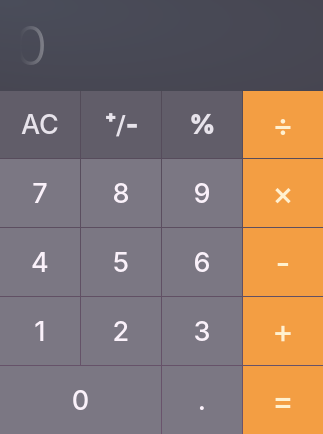
<?xml version="1.0" encoding="UTF-8"?>
<ui version="4.0">
 <class>MainWindow</class>
 <widget class="QMainWindow" name="MainWindow">
  <property name="enabled">
   <bool>true</bool>
  </property>
  <property name="geometry">
   <rect>
    <x>0</x>
    <y>0</y>
    <width>323</width>
    <height>434</height>
   </rect>
  </property>
  <property name="sizePolicy">
   <sizepolicy hsizetype="Preferred" vsizetype="Preferred">
    <horstretch>0</horstretch>
    <verstretch>0</verstretch>
   </sizepolicy>
  </property>
  <property name="minimumSize">
   <size>
    <width>323</width>
    <height>434</height>
   </size>
  </property>
  <property name="maximumSize">
   <size>
    <width>323</width>
    <height>434</height>
   </size>
  </property>
  <property name="windowTitle">
   <string>MainWindow</string>
  </property>
  <property name="styleSheet">
   <string notr="true">background-color:qlineargradient(spread:pad, x1:0.511658, y1:1, x2:0.512, y2:0, stop:0 rgba(107, 84, 109, 255), stop:1 rgba(75, 72, 82, 255));</string>
  </property>
  <widget class="QWidget" name="centralwidget">
   <property name="enabled">
    <bool>true</bool>
   </property>
   <widget class="QPushButton" name="pushButton_point">
    <property name="enabled">
     <bool>true</bool>
    </property>
    <property name="geometry">
     <rect>
      <x>162</x>
      <y>366</y>
      <width>80</width>
      <height>68</height>
     </rect>
    </property>
    <property name="minimumSize">
     <size>
      <width>80</width>
      <height>68</height>
     </size>
    </property>
    <property name="maximumSize">
     <size>
      <width>80</width>
      <height>68</height>
     </size>
    </property>
    <property name="font">
     <font>
      <family>Inter Medium</family>
      <pointsize>20</pointsize>
     </font>
    </property>
    <property name="cursor">
     <cursorShape>PointingHandCursor</cursorShape>
    </property>
    <property name="styleSheet">
     <string notr="true">QPushButton{
	border:0;
	min-width: 80px;
	min-height: 68px;
	max-width: 80px;
	max-height: 68px;
	background-color:rgb(123, 119, 131);
	color:rgb(250, 241, 250);
	font-size:20pt;
}
QPushButton:pressed{
	background-color:rgb(176, 157, 156);
}</string>
    </property>
    <property name="text">
     <string>.</string>
    </property>
    <property name="checkable">
     <bool>false</bool>
    </property>
    <property name="checked">
     <bool>false</bool>
    </property>
   </widget>
   <widget class="QPushButton" name="pushButton_7">
    <property name="enabled">
     <bool>true</bool>
    </property>
    <property name="geometry">
     <rect>
      <x>0</x>
      <y>159</y>
      <width>80</width>
      <height>68</height>
     </rect>
    </property>
    <property name="minimumSize">
     <size>
      <width>80</width>
      <height>68</height>
     </size>
    </property>
    <property name="maximumSize">
     <size>
      <width>80</width>
      <height>68</height>
     </size>
    </property>
    <property name="font">
     <font>
      <family>Inter Medium</family>
      <pointsize>20</pointsize>
     </font>
    </property>
    <property name="cursor">
     <cursorShape>PointingHandCursor</cursorShape>
    </property>
    <property name="styleSheet">
     <string notr="true">QPushButton{
	border:0;
	min-width: 80px;
	min-height: 68px;
	max-width: 80px;
	max-height: 68px;
	background-color:rgb(123, 119, 131);
	color:rgb(250, 241, 250);
	font-size:20pt;
}
QPushButton:pressed{
	background-color:rgb(176, 157, 156);
}</string>
    </property>
    <property name="text">
     <string>7</string>
    </property>
    <property name="checkable">
     <bool>false</bool>
    </property>
    <property name="checked">
     <bool>false</bool>
    </property>
   </widget>
   <widget class="QPushButton" name="pushButton_4">
    <property name="enabled">
     <bool>true</bool>
    </property>
    <property name="geometry">
     <rect>
      <x>0</x>
      <y>228</y>
      <width>80</width>
      <height>68</height>
     </rect>
    </property>
    <property name="minimumSize">
     <size>
      <width>80</width>
      <height>68</height>
     </size>
    </property>
    <property name="maximumSize">
     <size>
      <width>80</width>
      <height>68</height>
     </size>
    </property>
    <property name="font">
     <font>
      <family>Inter Medium</family>
      <pointsize>20</pointsize>
     </font>
    </property>
    <property name="cursor">
     <cursorShape>PointingHandCursor</cursorShape>
    </property>
    <property name="styleSheet">
     <string notr="true">QPushButton{
	border:0;
	min-width: 80px;
	min-height: 68px;
	max-width: 80px;
	max-height: 68px;
	background-color:rgb(123, 119, 131);
	color:rgb(250, 241, 250);
	font-size:20pt;
}
QPushButton:pressed{
	background-color:rgb(176, 157, 156);
}</string>
    </property>
    <property name="text">
     <string>4</string>
    </property>
    <property name="checkable">
     <bool>false</bool>
    </property>
    <property name="checked">
     <bool>false</bool>
    </property>
   </widget>
   <widget class="QPushButton" name="pushButton_9">
    <property name="enabled">
     <bool>true</bool>
    </property>
    <property name="geometry">
     <rect>
      <x>162</x>
      <y>159</y>
      <width>80</width>
      <height>68</height>
     </rect>
    </property>
    <property name="minimumSize">
     <size>
      <width>80</width>
      <height>68</height>
     </size>
    </property>
    <property name="maximumSize">
     <size>
      <width>80</width>
      <height>68</height>
     </size>
    </property>
    <property name="font">
     <font>
      <family>Inter Medium</family>
      <pointsize>20</pointsize>
     </font>
    </property>
    <property name="cursor">
     <cursorShape>PointingHandCursor</cursorShape>
    </property>
    <property name="styleSheet">
     <string notr="true">QPushButton{
	border:0;
	min-width: 80px;
	min-height: 68px;
	max-width: 80px;
	max-height: 68px;
	background-color:rgb(123, 119, 131);
	color:rgb(250, 241, 250);
	font-size:20pt;
}
QPushButton:pressed{
	background-color:rgb(176, 157, 156);
}</string>
    </property>
    <property name="text">
     <string>9</string>
    </property>
    <property name="checkable">
     <bool>false</bool>
    </property>
    <property name="checked">
     <bool>false</bool>
    </property>
   </widget>
   <widget class="QPushButton" name="pushButton_division">
    <property name="enabled">
     <bool>true</bool>
    </property>
    <property name="geometry">
     <rect>
      <x>243</x>
      <y>90</y>
      <width>80</width>
      <height>68</height>
     </rect>
    </property>
    <property name="minimumSize">
     <size>
      <width>80</width>
      <height>68</height>
     </size>
    </property>
    <property name="maximumSize">
     <size>
      <width>80</width>
      <height>68</height>
     </size>
    </property>
    <property name="font">
     <font>
      <family>Inter Medium</family>
      <pointsize>-1</pointsize>
     </font>
    </property>
    <property name="cursor">
     <cursorShape>PointingHandCursor</cursorShape>
    </property>
    <property name="styleSheet">
     <string notr="true">QPushButton{
	border:0;
	min-width: 80px;
	min-height: 68px;
	max-width: 80px;
	max-height: 68px;
	background-color:rgb(243, 158, 67);
	color:rgb(255, 241, 207);
	font-size:32px;
}
QPushButton:pressed{
	background-color:rgb(198, 115, 16);
}</string>
    </property>
    <property name="text">
     <string>÷</string>
    </property>
    <property name="checkable">
     <bool>false</bool>
    </property>
    <property name="checked">
     <bool>false</bool>
    </property>
   </widget>
   <widget class="QPushButton" name="pushButton_minus">
    <property name="enabled">
     <bool>true</bool>
    </property>
    <property name="geometry">
     <rect>
      <x>243</x>
      <y>228</y>
      <width>80</width>
      <height>68</height>
     </rect>
    </property>
    <property name="minimumSize">
     <size>
      <width>80</width>
      <height>68</height>
     </size>
    </property>
    <property name="maximumSize">
     <size>
      <width>80</width>
      <height>68</height>
     </size>
    </property>
    <property name="font">
     <font>
      <family>Inter Medium</family>
      <pointsize>-1</pointsize>
     </font>
    </property>
    <property name="cursor">
     <cursorShape>PointingHandCursor</cursorShape>
    </property>
    <property name="styleSheet">
     <string notr="true">QPushButton{
	border:0;
	min-width: 80px;
	min-height: 68px;
	max-width: 80px;
	max-height: 68px;
	background-color:rgb(243, 158, 67);
	color:rgb(255, 241, 207);
	font-size:32px;
}
QPushButton:pressed{
	background-color:rgb(198, 115, 16);
}</string>
    </property>
    <property name="text">
     <string>-</string>
    </property>
    <property name="checkable">
     <bool>false</bool>
    </property>
    <property name="checked">
     <bool>false</bool>
    </property>
   </widget>
   <widget class="QPushButton" name="pushButton_8">
    <property name="enabled">
     <bool>true</bool>
    </property>
    <property name="geometry">
     <rect>
      <x>81</x>
      <y>159</y>
      <width>80</width>
      <height>68</height>
     </rect>
    </property>
    <property name="minimumSize">
     <size>
      <width>80</width>
      <height>68</height>
     </size>
    </property>
    <property name="maximumSize">
     <size>
      <width>80</width>
      <height>68</height>
     </size>
    </property>
    <property name="font">
     <font>
      <family>Inter Medium</family>
      <pointsize>20</pointsize>
     </font>
    </property>
    <property name="cursor">
     <cursorShape>PointingHandCursor</cursorShape>
    </property>
    <property name="styleSheet">
     <string notr="true">QPushButton{
	border:0;
	min-width: 80px;
	min-height: 68px;
	max-width: 80px;
	max-height: 68px;
	background-color:rgb(123, 119, 131);
	color:rgb(250, 241, 250);
	font-size:20pt;
}
QPushButton:pressed{
	background-color:rgb(176, 157, 156);
}</string>
    </property>
    <property name="text">
     <string>8</string>
    </property>
    <property name="checkable">
     <bool>false</bool>
    </property>
    <property name="checked">
     <bool>false</bool>
    </property>
   </widget>
   <widget class="QPushButton" name="pushButton_3">
    <property name="enabled">
     <bool>true</bool>
    </property>
    <property name="geometry">
     <rect>
      <x>162</x>
      <y>297</y>
      <width>80</width>
      <height>68</height>
     </rect>
    </property>
    <property name="minimumSize">
     <size>
      <width>80</width>
      <height>68</height>
     </size>
    </property>
    <property name="maximumSize">
     <size>
      <width>80</width>
      <height>68</height>
     </size>
    </property>
    <property name="font">
     <font>
      <family>Inter Medium</family>
      <pointsize>20</pointsize>
     </font>
    </property>
    <property name="cursor">
     <cursorShape>PointingHandCursor</cursorShape>
    </property>
    <property name="styleSheet">
     <string notr="true">QPushButton{
	border:0;
	min-width: 80px;
	min-height: 68px;
	max-width: 80px;
	max-height: 68px;
	background-color:rgb(123, 119, 131);
	color:rgb(250, 241, 250);
	font-size:20pt;
}
QPushButton:pressed{
	background-color:rgb(176, 157, 156);
}</string>
    </property>
    <property name="text">
     <string>3</string>
    </property>
    <property name="checkable">
     <bool>false</bool>
    </property>
    <property name="checked">
     <bool>false</bool>
    </property>
   </widget>
   <widget class="QPushButton" name="pushButton_equals">
    <property name="enabled">
     <bool>true</bool>
    </property>
    <property name="geometry">
     <rect>
      <x>243</x>
      <y>366</y>
      <width>80</width>
      <height>68</height>
     </rect>
    </property>
    <property name="minimumSize">
     <size>
      <width>80</width>
      <height>68</height>
     </size>
    </property>
    <property name="maximumSize">
     <size>
      <width>80</width>
      <height>68</height>
     </size>
    </property>
    <property name="font">
     <font>
      <family>Inter Medium</family>
      <pointsize>-1</pointsize>
     </font>
    </property>
    <property name="cursor">
     <cursorShape>PointingHandCursor</cursorShape>
    </property>
    <property name="styleSheet">
     <string notr="true">QPushButton{
	border:0;
	min-width: 80px;
	min-height: 68px;
	max-width: 80px;
	max-height: 68px;
	background-color:rgb(243, 158, 67);
	color:rgb(255, 241, 207);
	font-size:32px;
}
QPushButton:pressed{
	background-color:rgb(198, 115, 16);
}</string>
    </property>
    <property name="text">
     <string>=</string>
    </property>
    <property name="checkable">
     <bool>false</bool>
    </property>
    <property name="checked">
     <bool>false</bool>
    </property>
   </widget>
   <widget class="QPushButton" name="pushButton_1">
    <property name="enabled">
     <bool>true</bool>
    </property>
    <property name="geometry">
     <rect>
      <x>0</x>
      <y>297</y>
      <width>80</width>
      <height>68</height>
     </rect>
    </property>
    <property name="minimumSize">
     <size>
      <width>80</width>
      <height>68</height>
     </size>
    </property>
    <property name="maximumSize">
     <size>
      <width>80</width>
      <height>68</height>
     </size>
    </property>
    <property name="font">
     <font>
      <family>Inter Medium</family>
      <pointsize>20</pointsize>
     </font>
    </property>
    <property name="cursor">
     <cursorShape>PointingHandCursor</cursorShape>
    </property>
    <property name="styleSheet">
     <string notr="true">QPushButton{
	border:0;
	min-width: 80px;
	min-height: 68px;
	max-width: 80px;
	max-height: 68px;
	background-color:rgb(123, 119, 131);
	color:rgb(250, 241, 250);
	font-size:20pt;
}
QPushButton:pressed{
	background-color:rgb(176, 157, 156);
}</string>
    </property>
    <property name="text">
     <string>1</string>
    </property>
    <property name="checkable">
     <bool>false</bool>
    </property>
    <property name="checked">
     <bool>false</bool>
    </property>
   </widget>
   <widget class="QPushButton" name="pushButton_negative">
    <property name="enabled">
     <bool>true</bool>
    </property>
    <property name="geometry">
     <rect>
      <x>81</x>
      <y>90</y>
      <width>80</width>
      <height>68</height>
     </rect>
    </property>
    <property name="minimumSize">
     <size>
      <width>80</width>
      <height>68</height>
     </size>
    </property>
    <property name="maximumSize">
     <size>
      <width>80</width>
      <height>68</height>
     </size>
    </property>
    <property name="font">
     <font>
      <family>Inter SemiBold</family>
      <pointsize>-1</pointsize>
      <bold>true</bold>
     </font>
    </property>
    <property name="cursor">
     <cursorShape>PointingHandCursor</cursorShape>
    </property>
    <property name="styleSheet">
     <string notr="true">QPushButton{
	border:0;
	min-width: 80px;
	min-height: 68px;
	max-width: 80px;
	max-height: 68px;
	background-color:rgb(97, 93, 105);
	color:rgb(231, 227, 235);
	font-size:26px;
}
QPushButton:pressed{
	background-color:rgb(116, 100, 104);
}</string>
    </property>
    <property name="text">
     <string>⁺∕-</string>
    </property>
    <property name="checkable">
     <bool>false</bool>
    </property>
    <property name="checked">
     <bool>false</bool>
    </property>
   </widget>
   <widget class="QPushButton" name="pushButton_percent">
    <property name="enabled">
     <bool>true</bool>
    </property>
    <property name="geometry">
     <rect>
      <x>162</x>
      <y>90</y>
      <width>80</width>
      <height>68</height>
     </rect>
    </property>
    <property name="minimumSize">
     <size>
      <width>80</width>
      <height>68</height>
     </size>
    </property>
    <property name="maximumSize">
     <size>
      <width>80</width>
      <height>68</height>
     </size>
    </property>
    <property name="font">
     <font>
      <family>Inter SemiBold</family>
      <pointsize>-1</pointsize>
      <bold>true</bold>
     </font>
    </property>
    <property name="cursor">
     <cursorShape>PointingHandCursor</cursorShape>
    </property>
    <property name="styleSheet">
     <string notr="true">QPushButton{
	border:0;
	min-width: 80px;
	min-height: 68px;
	max-width: 80px;
	max-height: 68px;
	background-color:rgb(97, 93, 105);
	color:rgb(231, 227, 235);
	font-size:26px;
}
QPushButton:pressed{
	background-color:rgb(116, 100, 104);
}</string>
    </property>
    <property name="text">
     <string>%</string>
    </property>
    <property name="checkable">
     <bool>false</bool>
    </property>
    <property name="checked">
     <bool>false</bool>
    </property>
   </widget>
   <widget class="QPushButton" name="pushButton_0">
    <property name="enabled">
     <bool>true</bool>
    </property>
    <property name="geometry">
     <rect>
      <x>0</x>
      <y>366</y>
      <width>161</width>
      <height>68</height>
     </rect>
    </property>
    <property name="sizePolicy">
     <sizepolicy hsizetype="Fixed" vsizetype="Fixed">
      <horstretch>0</horstretch>
      <verstretch>0</verstretch>
     </sizepolicy>
    </property>
    <property name="minimumSize">
     <size>
      <width>161</width>
      <height>68</height>
     </size>
    </property>
    <property name="maximumSize">
     <size>
      <width>161</width>
      <height>68</height>
     </size>
    </property>
    <property name="font">
     <font>
      <family>Inter Medium</family>
      <pointsize>20</pointsize>
     </font>
    </property>
    <property name="cursor">
     <cursorShape>PointingHandCursor</cursorShape>
    </property>
    <property name="styleSheet">
     <string notr="true">QPushButton{
	border:0;
	min-width: 161px;
	min-height: 68px;
	max-width: 161px;
	max-height: 68px;
	background-color:rgb(123, 119, 131);
	color:rgb(250, 241, 250);
	font-size:20pt;
}
QPushButton:pressed{
	background-color:rgb(176, 157, 156);
}</string>
    </property>
    <property name="text">
     <string>0</string>
    </property>
    <property name="checkable">
     <bool>false</bool>
    </property>
    <property name="checked">
     <bool>false</bool>
    </property>
   </widget>
   <widget class="QPushButton" name="pushButton_multiply">
    <property name="enabled">
     <bool>true</bool>
    </property>
    <property name="geometry">
     <rect>
      <x>243</x>
      <y>159</y>
      <width>80</width>
      <height>68</height>
     </rect>
    </property>
    <property name="minimumSize">
     <size>
      <width>80</width>
      <height>68</height>
     </size>
    </property>
    <property name="maximumSize">
     <size>
      <width>80</width>
      <height>68</height>
     </size>
    </property>
    <property name="font">
     <font>
      <family>Inter Medium</family>
      <pointsize>-1</pointsize>
     </font>
    </property>
    <property name="cursor">
     <cursorShape>PointingHandCursor</cursorShape>
    </property>
    <property name="styleSheet">
     <string notr="true">QPushButton{
	border:0;
	min-width: 80px;
	min-height: 68px;
	max-width: 80px;
	max-height: 68px;
	background-color:rgb(243, 158, 67);
	color:rgb(255, 241, 207);
	font-size:32px;
}
QPushButton:pressed{
	background-color:rgb(198, 115, 16);
}</string>
    </property>
    <property name="text">
     <string>×</string>
    </property>
    <property name="checkable">
     <bool>false</bool>
    </property>
    <property name="checked">
     <bool>false</bool>
    </property>
   </widget>
   <widget class="QPushButton" name="pushButton_clear">
    <property name="enabled">
     <bool>true</bool>
    </property>
    <property name="geometry">
     <rect>
      <x>0</x>
      <y>90</y>
      <width>80</width>
      <height>68</height>
     </rect>
    </property>
    <property name="minimumSize">
     <size>
      <width>80</width>
      <height>68</height>
     </size>
    </property>
    <property name="maximumSize">
     <size>
      <width>80</width>
      <height>68</height>
     </size>
    </property>
    <property name="font">
     <font>
      <family>Inter Medium</family>
      <pointsize>20</pointsize>
     </font>
    </property>
    <property name="cursor">
     <cursorShape>PointingHandCursor</cursorShape>
    </property>
    <property name="styleSheet">
     <string notr="true">QPushButton{
	border:0;
	min-width: 80px;
	min-height: 68px;
	max-width: 80px;
	max-height: 68px;
	background-color:rgb(97, 93, 105);
	color:rgb(231, 227, 235);
}
QPushButton:pressed{
	background-color:rgb(108, 105, 115);
}</string>
    </property>
    <property name="text">
     <string>AC</string>
    </property>
    <property name="checkable">
     <bool>false</bool>
    </property>
    <property name="checked">
     <bool>false</bool>
    </property>
   </widget>
   <widget class="QPushButton" name="pushButton_plus">
    <property name="enabled">
     <bool>true</bool>
    </property>
    <property name="geometry">
     <rect>
      <x>243</x>
      <y>297</y>
      <width>80</width>
      <height>68</height>
     </rect>
    </property>
    <property name="minimumSize">
     <size>
      <width>80</width>
      <height>68</height>
     </size>
    </property>
    <property name="maximumSize">
     <size>
      <width>80</width>
      <height>68</height>
     </size>
    </property>
    <property name="font">
     <font>
      <family>Inter Medium</family>
      <pointsize>-1</pointsize>
     </font>
    </property>
    <property name="cursor">
     <cursorShape>PointingHandCursor</cursorShape>
    </property>
    <property name="styleSheet">
     <string notr="true">QPushButton{
	border:0;
	min-width: 80px;
	min-height: 68px;
	max-width: 80px;
	max-height: 68px;
	background-color:rgb(243, 158, 67);
	color:rgb(255, 241, 207);
	font-size:32px;
}
QPushButton:pressed{
	background-color:rgb(198, 115, 16);
}</string>
    </property>
    <property name="text">
     <string>+</string>
    </property>
    <property name="checkable">
     <bool>false</bool>
    </property>
    <property name="checked">
     <bool>false</bool>
    </property>
   </widget>
   <widget class="QPushButton" name="pushButton_5">
    <property name="enabled">
     <bool>true</bool>
    </property>
    <property name="geometry">
     <rect>
      <x>81</x>
      <y>228</y>
      <width>80</width>
      <height>68</height>
     </rect>
    </property>
    <property name="minimumSize">
     <size>
      <width>80</width>
      <height>68</height>
     </size>
    </property>
    <property name="maximumSize">
     <size>
      <width>80</width>
      <height>68</height>
     </size>
    </property>
    <property name="font">
     <font>
      <family>Inter Medium</family>
      <pointsize>20</pointsize>
     </font>
    </property>
    <property name="cursor">
     <cursorShape>PointingHandCursor</cursorShape>
    </property>
    <property name="styleSheet">
     <string notr="true">QPushButton{
	border:0;
	min-width: 80px;
	min-height: 68px;
	max-width: 80px;
	max-height: 68px;
	background-color:rgb(123, 119, 131);
	color:rgb(250, 241, 250);
	font-size:20pt;
}
QPushButton:pressed{
	background-color:rgb(176, 157, 156);
}</string>
    </property>
    <property name="text">
     <string>5</string>
    </property>
    <property name="checkable">
     <bool>false</bool>
    </property>
    <property name="checked">
     <bool>false</bool>
    </property>
   </widget>
   <widget class="QPushButton" name="pushButton_6">
    <property name="enabled">
     <bool>true</bool>
    </property>
    <property name="geometry">
     <rect>
      <x>162</x>
      <y>228</y>
      <width>80</width>
      <height>68</height>
     </rect>
    </property>
    <property name="minimumSize">
     <size>
      <width>80</width>
      <height>68</height>
     </size>
    </property>
    <property name="maximumSize">
     <size>
      <width>80</width>
      <height>68</height>
     </size>
    </property>
    <property name="font">
     <font>
      <family>Inter Medium</family>
      <pointsize>20</pointsize>
     </font>
    </property>
    <property name="cursor">
     <cursorShape>PointingHandCursor</cursorShape>
    </property>
    <property name="styleSheet">
     <string notr="true">QPushButton{
	border:0;
	min-width: 80px;
	min-height: 68px;
	max-width: 80px;
	max-height: 68px;
	background-color:rgb(123, 119, 131);
	color:rgb(250, 241, 250);
	font-size:20pt;
}
QPushButton:pressed{
	background-color:rgb(176, 157, 156);
}</string>
    </property>
    <property name="text">
     <string>6</string>
    </property>
    <property name="checkable">
     <bool>false</bool>
    </property>
    <property name="checked">
     <bool>false</bool>
    </property>
   </widget>
   <widget class="QLabel" name="label">
    <property name="enabled">
     <bool>true</bool>
    </property>
    <property name="geometry">
     <rect>
      <x>0</x>
      <y>0</y>
      <width>323</width>
      <height>91</height>
     </rect>
    </property>
    <property name="font">
     <font>
      <family>Inter Light</family>
      <pointsize>-1</pointsize>
     </font>
    </property>
    <property name="styleSheet">
     <string notr="true">background-color: qradialgradient(spread:pad, cx:0.993, cy:1, radius:2, fx:0, fy:0, stop:0.00153846 rgba(74, 77, 90, 255), stop:1 rgba(65, 58, 67, 255));
color:white;
border:0;
qproperty-alignment: 'AlignVCenter | AlignRight';
font-size:54px;
padding-right:1px;
color: qlineargradient(x1:20, y1:0, x2:100, y2:0, stop:0 rgba(0,0,0,0), stop:1 #ffffff);
</string>
    </property>
    <property name="text">
     <string>0</string>
    </property>
   </widget>
   <widget class="QPushButton" name="pushButton_2">
    <property name="enabled">
     <bool>true</bool>
    </property>
    <property name="geometry">
     <rect>
      <x>81</x>
      <y>297</y>
      <width>80</width>
      <height>68</height>
     </rect>
    </property>
    <property name="minimumSize">
     <size>
      <width>80</width>
      <height>68</height>
     </size>
    </property>
    <property name="maximumSize">
     <size>
      <width>80</width>
      <height>68</height>
     </size>
    </property>
    <property name="font">
     <font>
      <family>Inter Medium</family>
      <pointsize>20</pointsize>
     </font>
    </property>
    <property name="cursor">
     <cursorShape>PointingHandCursor</cursorShape>
    </property>
    <property name="styleSheet">
     <string notr="true">QPushButton{
	border:0;
	min-width: 80px;
	min-height: 68px;
	max-width: 80px;
	max-height: 68px;
	background-color:rgb(123, 119, 131);
	color:rgb(250, 241, 250);
	font-size:20pt;
}
QPushButton:pressed{
	background-color:rgb(176, 157, 156);
}</string>
    </property>
    <property name="text">
     <string>2</string>
    </property>
    <property name="checkable">
     <bool>false</bool>
    </property>
    <property name="checked">
     <bool>false</bool>
    </property>
   </widget>
  </widget>
 </widget>
 <resources/>
 <connections/>
</ui>
